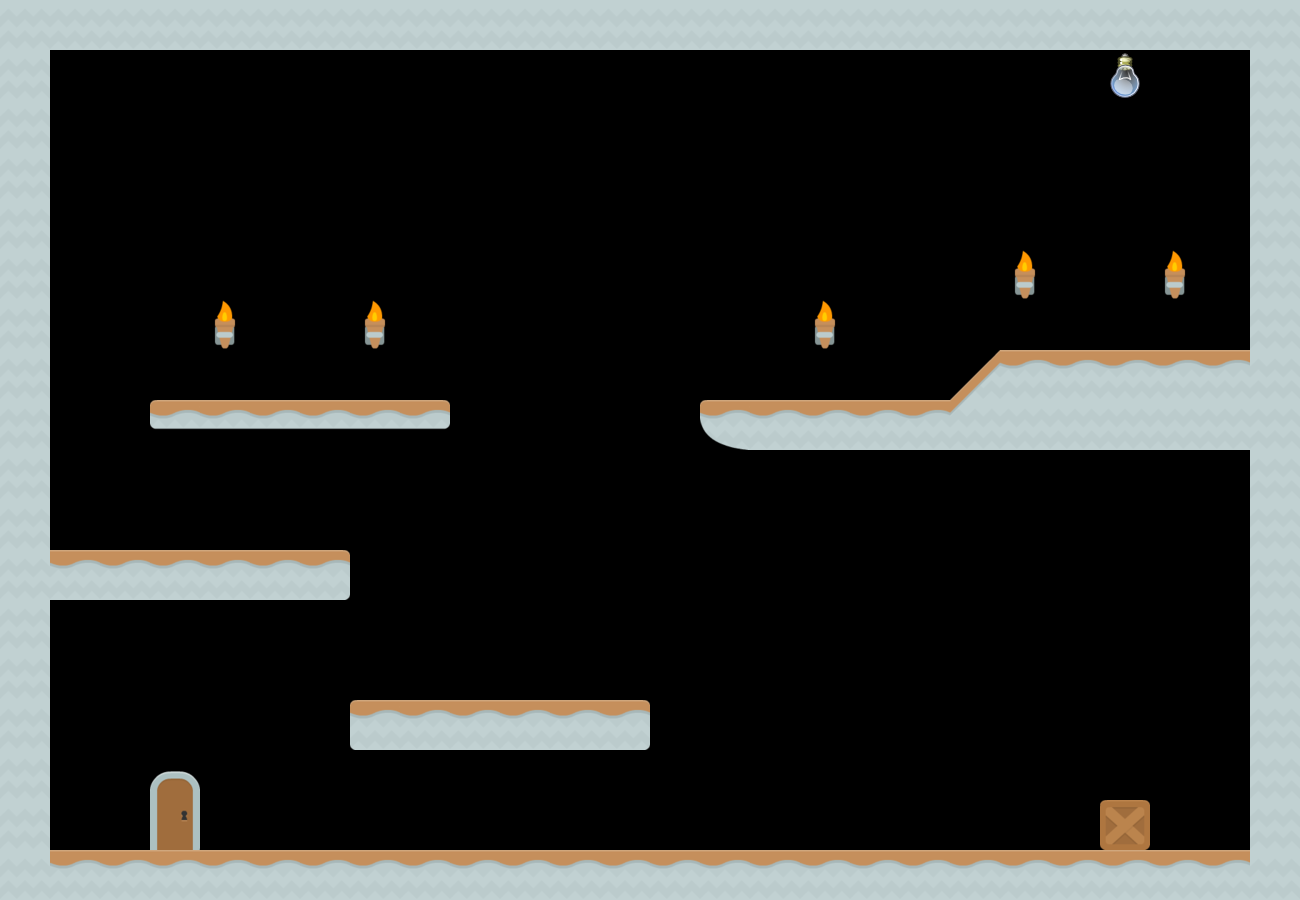

This is a level from a 2D game, rendered from its Tiled map with the project's own tilesets. A one-line summary and the map file follow, with tile-layer data summarised:
An orthogonal 26x18 tile map with 50x50 px tiles, 1 tile layer (Tile Layer 1), 5 tilesets and 2 objects.

<map version="1.0" orientation="orthogonal" width="26" height="18" tilewidth="50" tileheight="50">
 <tileset firstgid="1" source="dirt.tsx" />
 <tileset firstgid="21" source="misc.tsx" />
 <tileset firstgid="51" source="talker.tsx" />
 <tileset firstgid="67" source="lightbulb.tsx" />
 <tileset firstgid="69" source="box.tsx" />
 <layer name="Tile Layer 1" width="26" height="18">
  <data>[468 cells, 128 non-empty, 15 distinct tile ids]</data>
 </layer>
 <objectgroup name="Foreground Objects" width="26" height="18">
  <object gid="52" x="1013" y="849">
   <properties>
    <property name="message" value="I'm not allowed to jump. I haven't done the training" />
    <property name="msgHeight" value="75" />
    <property name="msgWidth" value="150" />
   </properties>
  </object>
  <object x="134" y="730" width="76" height="118">
   <properties>
    <property name="components" value="PlayerSpawn" />
   </properties>
  </object>
 </objectgroup>
</map>
